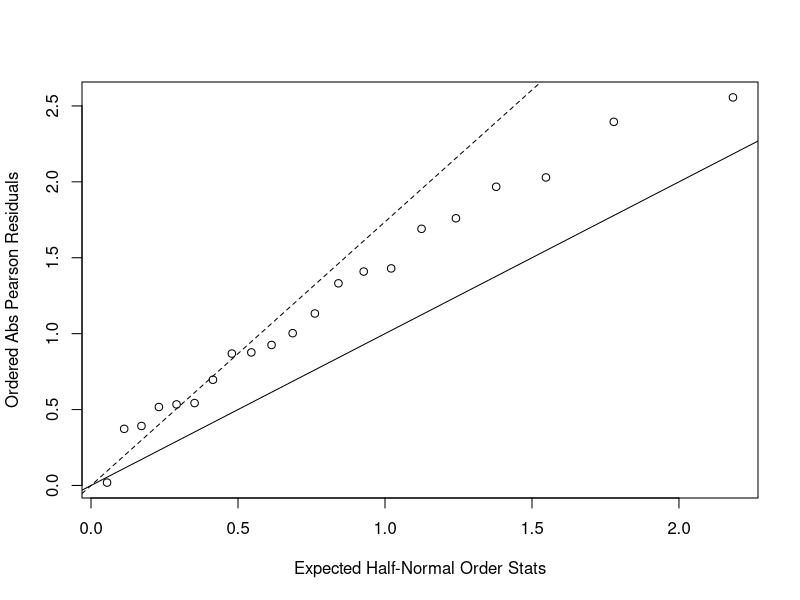

R code for this plot:
## ---- chunk 1
knitr::opts_chunk$set(echo = TRUE)
library(tidyverse)
## ---- chunk 2
case <- tibble(
  age = c(25, 35, 45, 55, 65, 75),
  non_exposed = c(0, 5, 21, 34, 36, 8),
  exposed = c(1, 4, 25, 42, 19, 5)
) %>% 
  mutate(disease = 'diseased')

control <- tibble(
  age = c(25, 35, 45, 55, 65, 75),
  non_exposed = c(106, 164, 138, 139, 88, 31),
  exposed = c(9, 26, 29, 27, 18, 0)
) %>% 
  mutate(disease = 'non_diseased')
## ---- chunk 3
data_p1 = 
  rbind(case, control) %>%
  gather(key = 'exposure_status', value = 'number', non_exposed:exposed) %>% 
  mutate(exposure_status = recode(exposure_status, non_exposed = '0', exposed = '1')) %>% 
  mutate(exposure_status = as.factor(exposure_status)) %>% 
  spread(key = disease, value = number)  %>% 
  select(diseased, non_diseased, exposure_status, age)

data_p1
## ---- chunk 4
fit = glm(cbind(diseased, non_diseased) ~ exposure_status + age, family = binomial(link = 'logit'), data_p1)
summary(fit)
fit %>% broom::tidy() %>% knitr::kable()

# pval = 1 - pchisq(fit$deviance, 9); pval
## ---- chunk 5
fit_0 = glm(cbind(diseased, non_diseased) ~ age, family = binomial(link = 'logit'), data_p1)

G0 = sum(residuals(fit, type = 'pearson')^2) # pearson chisq 
phi = G0 / 9

test_statistic = (fit_0$deviance - fit$deviance) / phi
test_statistic

1 - pf(test_statistic, 1, 9)
## ---- chunk 6
  y_bean_75 = c(10, 23, 23, 26, 17)
  m_bean_75 = c(39, 62, 81, 51, 39)
  y_bean_73 = c(8, 10, 8, 23, 0)
  m_bean_73 = c(16, 30, 28, 45, 4)

  y_cucb_75 = c(5, 53, 55, 32, 46, 10)
  m_cucb_75 = c(6, 74, 72, 51, 79, 13)
  y_cucb_73 = c(3, 22, 15, 32, 3)
  m_cucb_73 = c(12, 41, 30, 51, 7)
  

bean = tibble(
    y = c(y_bean_75, y_bean_73),
    m = c(m_bean_75, m_bean_73),
    extract = 'bean',
    seed = c(rep('75', length(y_bean_75)), rep('73', length(y_bean_73)))
) 

cucumber = tibble(
    y = c(y_cucb_75, y_cucb_73),
    m = c(m_cucb_75, m_cucb_73),
    extract = 'cucumber',
    seed = c(rep('75', length(y_cucb_75)), rep('73', length(y_cucb_73))) 
    )

data_p2 = 
  rbind(bean, cucumber) %>% 
  mutate(m_y = m - y) %>% 
  select(y, m_y, seed, extract)
  
  
## ---- chunk 7
fit_glm = glm(cbind(y, m_y) ~ seed + extract, family = binomial(link = 'logit'), data_p2)

summary(fit_glm)
## ---- chunk 8
pval = 1 - pchisq(fit_glm$deviance, 18)
pval 
## ---- chunk 9
res = residuals(fit_glm, type = 'pearson')
plot(qnorm((21 + 1:21 + 0.5)/(2*21 + 1.125)), sort(abs(res)),xlab = 'Expected Half-Normal Order Stats', ylab = 'Ordered Abs Pearson Residuals')
abline(a = 0, b = 1)
abline(a = 0, b = sqrt(phi), lty = 2)
## ---- chunk 10
G.stat = sum(residuals(fit_glm, type = 'pearson')^2) # pearson chisq 
G.stat
phi = G.stat / 18
## ---- chunk 11
summary(fit_glm, dispersion = phi)
